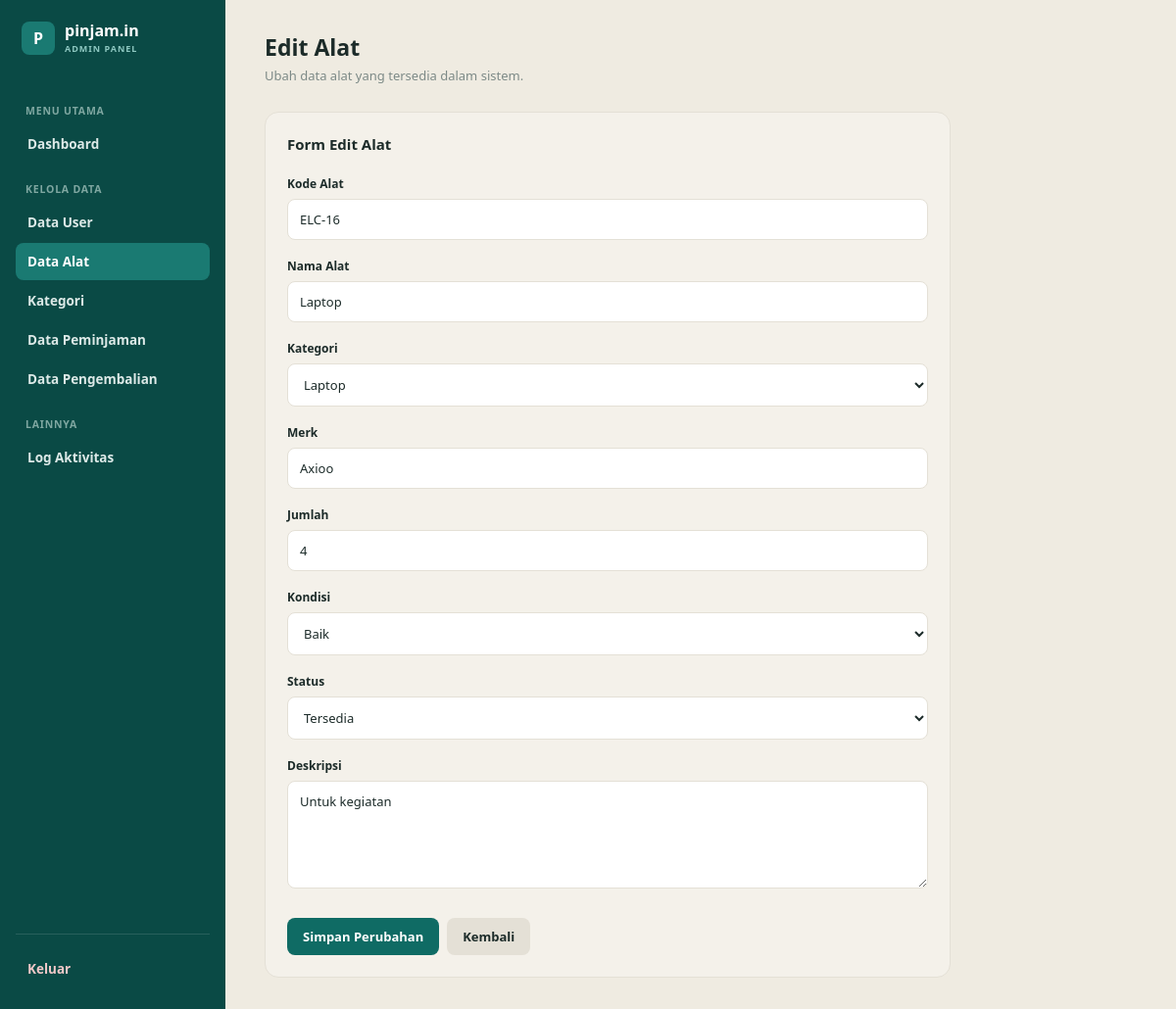
The app's page /View/v_edit_alat.php?id=18 (signed in) with its own data.
### tables this page shows
CREATE TABLE `alat` (
  `id_alat` int(11) NOT NULL,
  `kode_alat` varchar(20) NOT NULL,
  `nama_alat` varchar(100) NOT NULL,
  `id_kategori` int(11) NOT NULL,
  `merk` varchar(50) DEFAULT NULL,
  `jumlah` int(11) NOT NULL DEFAULT 1,
  `kondisi` enum('baik','rusak_ringan','rusak_berat') NOT NULL DEFAULT 'baik',
  `status` enum('tersedia','dipinjam','tidak_aktif') NOT NULL DEFAULT 'tersedia',
  `deskripsi` text DEFAULT NULL
);

CREATE TABLE `kategori` (
  `id_kategori` int(11) NOT NULL,
  `nama_kategori` varchar(50) NOT NULL
);

### Model/m_koneksi.php (called while the page is built, shortened)
<?php
class koneksi {
    private $host = "localhost";
    private $username = "root";
    private $pass = "";
    private $db = "pinjamin_electronic";
    function __construct()
    {
        $this->koneksi = mysqli_connect($this->host, $this->username, $this->pass, $this->db);
    }
}
?>

### Model/m_alat.php (called while the page is built, shortened)
<?php
include_once __DIR__ . "/m_koneksi.php";
class m_alat
{
    public function get_by_id($id)
    {
        $koneksi = new koneksi();
        $sql = "SELECT * FROM alat WHERE id_alat = ?";
        $stmt = mysqli_prepare($koneksi->koneksi, $sql);
        mysqli_stmt_bind_param($stmt, "i", $id);
        mysqli_stmt_execute($stmt);
        $query = mysqli_stmt_get_result($stmt);
        return mysqli_fetch_assoc($query);
    }
}
?>

### View/v_edit_alat.php (the view, shortened to what this page needs)
<?php
require_once __DIR__ . '/../Model/m_koneksi.php';
require_once __DIR__ . '/../Model/m_alat.php';
$koneksi = new koneksi();
$model = new m_alat();
$id = (int) $_GET['id'];
$alat = $model->get_by_id($id);
$queryKategori = mysqli_query(
    $koneksi->koneksi,
    "SELECT id_kategori, nama_kategori
     FROM kategori
     ORDER BY nama_kategori ASC"
);
$dataKategori = [];
while ($row = mysqli_fetch_assoc($queryKategori)) {
    $dataKategori[] = $row;
}
function e($value)
{
    return htmlspecialchars((string)($value ?? ''), ENT_QUOTES, 'UTF-8');
}
?>
<!DOCTYPE html>
<html lang="id">
<head>
</head>
<body>
<div class="layout">
    <aside class="sidebar">
        <div class="brand">
            <div class="logo">P</div>
            <div class="brand-text">
                <div class="name">pinjam.in</div>
                <div class="tag">ADMIN PANEL</div>
            </div>
        </div>
        <div class="nav-group-label">Menu Utama</div>
        <a class="nav-item" href="v_homeadmin.php">Dashboard</a>
        <div class="nav-group-label">Kelola Data</div>
        <a class="nav-item" href="v_user.php">Data User</a>
        <a class="nav-item active" href="v_alat.php">Data Alat</a>
        <a class="nav-item" href="v_kategori.php">Kategori</a>
        <a class="nav-item" href="v_peminjaman.php">Data Peminjaman</a>
        <a class="nav-item" href="v_pengembalian.php">Data Pengembalian</a>
        <div class="nav-group-label">Lainnya</div>
        <a class="nav-item" href="v_log.php">Log Aktivitas</a>
        <div class="sidebar-footer">
            <a class="logout-btn" href="../Controller/c_logout.php">
                Keluar
            </a>
        </div>
    </aside>
    <main class="main">
        <div class="topbar">
            <div>
                <h1>Edit Alat</h1>
                <p>Ubah data alat yang tersedia dalam sistem.</p>
            </div>
        </div>
        <div class="panel">
            <h2 class="panel-title">Form Edit Alat</h2>
            <form action="../Controller/c_alat.php" method="POST">
                <div class="form-group">
                    <label for="kode_alat">Kode Alat</label>
                    <input
                        type="text"
                        id="kode_alat"
                        name="kode_alat"
                        value="<?= e($alat['kode_alat']) ?>"
                        placeholder="Masukkan kode alat"
                        required
                    >
                </div>
                <div class="form-group">
                    <label for="nama_alat">Nama Alat</label>
                    <input
                        type="text"
                        id="nama_alat"
                        name="nama_alat"
                        value="<?= e($alat['nama_alat']) ?>"
                        placeholder="Masukkan nama alat"
                        required
                    >
                </div>
                <div class="form-group">
                    <label for="id_kategori">Kategori</label>
                    <select id="id_kategori" name="id_kategori" required>
                        <?php foreach ($dataKategori as $kategori): ?>
                            <option
                                value="<?= (int)$kategori['id_kategori'] ?>"
                                <?= (int)$alat['id_kategori'] === (int)$kategori['id_kategori']
                                    ? 'selected'
                                    : '' ?>
                            >
                                <?= e($kategori['nama_kategori']) ?>
                            </option>
                        <?php endforeach; ?>
                    </select>
                </div>
                <div class="form-group">
                    <label for="merk">Merk</label>
                    <input
                        type="text"
                        id="merk"
                        name="merk"
                        value="<?= e($alat['merk']) ?>"
                        placeholder="Masukkan merk alat"
                    >
                </div>
                <div class="form-group">
                    <label for="jumlah">Jumlah</label>
                    <input
                        type="number"
                        id="jumlah"
                        name="jumlah"
                        value="<?= (int)$alat['jumlah'] ?>"
                        min="1"
                        required
                    >
                </div>
                <div class="form-group">
                    <label for="kondisi">Kondisi</label>
                    <select id="kondisi" name="kondisi" required>
                        <option value="baik"
                            <?= $alat['kondisi'] === 'baik' ? 'selected' : '' ?>>
                            Baik
                        </option>
                    </select>
                </div>
                <div class="form-group">
                    <label for="status">Status</label>
                    <select id="status" name="status" required>
                        <option value="tersedia"
                            <?= $alat['status'] === 'tersedia' ? 'selected' : '' ?>>
                            Tersedia
                        </option>
                    </select>
                </div>
                <div class="form-group">
                    <label for="deskripsi">Deskripsi</label>
                    <textarea
                        id="deskripsi"
                        name="deskripsi"
                        placeholder="Masukkan deskripsi alat"
                    ><?= e($alat['deskripsi']) ?></textarea>
                </div>
                <div class="form-action">
                    <button
                        type="submit"
                        name="edit"
                        value="1"
                        class="btn-save"
                    >
                        Simpan Perubahan
                    </button>
                    <a href="v_alat.php" class="btn-cancel">
                        Kembali
                    </a>
                </div>
            </form>
        </div>
    </main>
</div>
</body>
</html>

### View/v_edit_alat.php (style rules this page uses)
:root { --cream: #f4f1ea; --cream-deep: #efebe1; --teal-dark: #0f6b64; --teal: #1a7a72; --teal-deep: #0a4a45; --ink: #1c2b29; --muted: #7d8a87; --card-border: #e4e0d6; }
* { box-sizing: border-box; }
body { margin: 0; font-family: 'Segoe UI', system-ui, sans-serif; background: var(--cream-deep); color: var(--ink); }
a { color: inherit; text-decoration: none; }
.layout { display: flex; min-height: 100vh; }
.sidebar { width: 230px; background: var(--teal-deep); color: white; display: flex; flex-direction: column; padding: 22px 16px; flex-shrink: 0; }
.brand { display: flex; align-items: center; gap: 10px; margin-bottom: 32px; padding: 0 6px; }
.logo { width: 34px; height: 34px; border-radius: 8px; background: var(--teal); display: flex; align-items: center; justify-content: center; flex-shrink: 0; font-weight: 800; }
.brand-text { line-height: 1.1; }
.brand-text .name { font-weight: 800; font-size: 16px; }
.brand-text .tag { font-size: 9px; letter-spacing: 1px; color: #8fc9c2; font-weight: 700; margin-top: 4px; }
.nav-group-label { font-size: 10.5px; letter-spacing: .8px; color: #7fa7a1; font-weight: 700; margin: 18px 10px 8px; text-transform: uppercase; }
.nav-item { display: flex; align-items: center; gap: 10px; padding: 10px 12px; border-radius: 8px; font-size: 13.5px; font-weight: 600; color: #dce9e7; margin-bottom: 2px; transition: background .15s ease; }
.nav-item.active { background: var(--teal); color: white; }
.sidebar-footer { margin-top: auto; padding-top: 16px; border-top: 1px solid rgba(255,255,255,.12); }
.logout-btn { display: block; padding: 10px 12px; border-radius: 8px; font-size: 13.5px; font-weight: 700; color: #f3c9c9; }
.main { flex: 1; padding: 32px 40px; max-width: 1200px; min-width: 0; }
.topbar { display: flex; align-items: center; justify-content: space-between; margin-bottom: 28px; }
.topbar h1 { font-size: 23px; font-weight: 800; margin: 0 0 4px; }
.topbar p { margin: 0; font-size: 13px; color: var(--muted); }
.panel { background: var(--cream); border: 1px solid var(--card-border); border-radius: 14px; padding: 22px; max-width: 700px; }
.panel-title { margin: 0 0 22px; font-size: 15px; font-weight: 800; }
.form-group { margin-bottom: 18px; }
.form-group label { display: block; font-size: 12px; font-weight: 700; margin-bottom: 7px; }
.form-group input, .form-group select, .form-group textarea { width: 100%; padding: 11px 12px; border: 1px solid var(--card-border); border-radius: 8px; background: white; color: var(--ink); font-family: inherit; font-size: 13px; outline: none; }
.form-group textarea { min-height: 110px; resize: vertical; }
.form-action { display: flex; gap: 8px; margin-top: 25px; }
.btn-save, .btn-cancel { border: none; border-radius: 8px; padding: 10px 16px; font-size: 13px; font-weight: 700; cursor: pointer; font-family: inherit; }
.btn-save { background: var(--teal-dark); color: white; }
.btn-cancel { background: #e4e0d6; color: var(--ink); }

### records on screen
alat: kode_alat "ELC-16", nama_alat "Laptop", id_kategori "Laptop", merk "Axioo", jumlah "4", kondisi "Baik", status "Tersedia", deskripsi "Untuk kegiatan"
